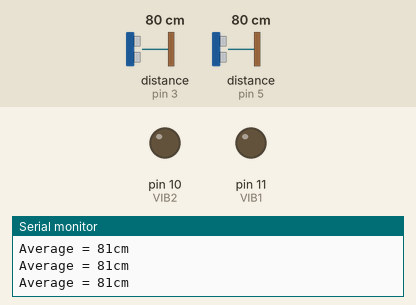
Simulated run of this sketch. Board: Arduino Uno, built with avr-gcc and run on an emulated ATmega328P. On the bench: output pins drawn as LEDs (lit = HIGH), the last lines printed to the serial monitor. Dashed ring = blinking. Inputs (shaded band) come from the test bench; at power-on: distance to the obstacle (sensors on pin 3, pin 5) 80 cm. The echo pulse lasts 58.3 µs per cm.

Above: at 1.2 s.
1.3 s: distance to the obstacle (sensor on pin 3) set to 9 cm
4.3 s: distance to the obstacle (sensor on pin 5) set to 22 cm
5.8 s: distance to the obstacle (sensor on pin 5) set to 18 cm
At 6.2 s:
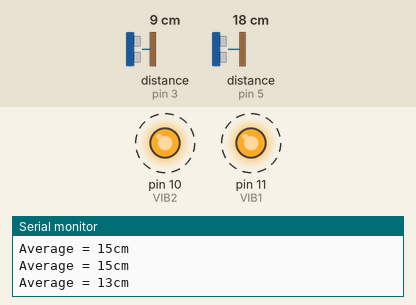
8.8 s: distance to the obstacle (sensor on pin 3) set to 13 cm
At 9.6 s:
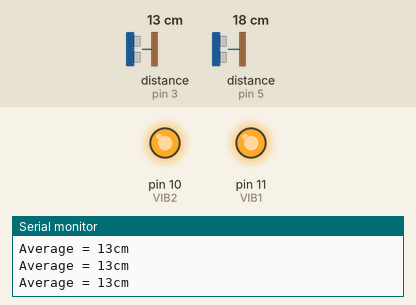
10.7 s: distance to the obstacle (sensor on pin 3) set to 2 cm
At 11.2 s:
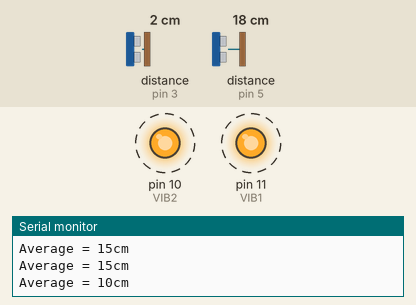
13.7 s: distance to the obstacle (sensor on pin 3) set to 18 cm
At 15.5 s:
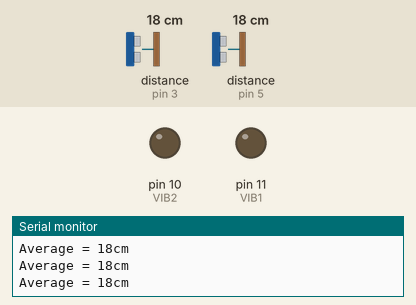
Timing chart, 0 to 16.6 s (numbered marks = the images above; inputs shaded):
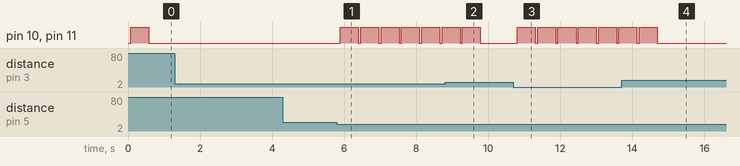

Measured:
- the behaviour switches between 21 and 20 cm on distance to the obstacle (sensor on pin 5) (found by bisection; images 0 and 1)
- the behaviour switches between 11 and 12 cm on distance to the obstacle (sensor on pin 3) (found by bisection; images 1 and 2)
- after the input at 5.8 s, pin 10 (VIB2), pin 11 (VIB1): alternates HIGH for 0.50 s and LOW for 0.06 s, starting after 0.10 s
- after the input at 8.8 s, pin 10 (VIB2), pin 11 (VIB1): goes on until 9.8 s, then stays LOW
- after the input at 10.7 s, pin 10 (VIB2), pin 11 (VIB1): alternates HIGH for 0.50 s and LOW for 0.06 s, starting after 0.11 s
- after the input at 13.7 s, pin 10 (VIB2), pin 11 (VIB1): goes on until 14.7 s, then stays LOW

The sketch:

bat_robot_source.ino
```cpp
#include <NewPing.h>
/* #include <NewTone.h> */

#define SONAR_NUM 2      // Number of sensors.
#define MAX_DISTANCE 400 // Maximum distance (in cm) to ping.
/* #define BUZ1 13          // Buzzer 1 pin.
#define BUZ2 12          // Buzzer 2 pin.
Coming soon */
#define VIB1 11          // VibroEngine 1 pin.
#define VIB2 10          // VibroEngine 2 pin.

int k = 0, s = 0, av = 0;

NewPing sonar[SONAR_NUM] = {   // Sensor object array.
  NewPing(2, 3, MAX_DISTANCE), // Each sensor's trigger pin, echo pin, and max distance to ping.
  NewPing(4, 5, MAX_DISTANCE)
};

void setup() {
  Serial.begin(9600); // Open serial monitor at 9600 baud to see ping results.
  pinMode(VIB1, OUTPUT);
  pinMode(VIB2, OUTPUT);
}

void loop() {
  for (uint8_t i = 0; i < SONAR_NUM; i++) { // Loop through each sensor and display results.
    delay(29); // Wait 50ms between pings (about 20 pings/sec). 29ms should be the shortest delay between pings.
    k += sonar[i].ping_cm();
  }

  printDistance();

  if (av < 15) {
    digitalWrite(VIB1, HIGH);
    digitalWrite(VIB2, HIGH);
    /* NewTone(BUZ1, 1000);
    NewTone(BUZ2, 1000);
    Again. coming soon (or not, who knows) */
    delay(500);
    digitalWrite(VIB1, LOW);
    digitalWrite(VIB2, LOW);
    /* noNewTone(BUZ1);
    noNewTone(BUZ2); */ }

  av = k / SONAR_NUM;

  k = 0;
  s = 0;
}

void printDistance() {
  for (uint8_t i = 0; i < SONAR_NUM; i++) {
    if (sonar[i].ping_cm() > MAX_DISTANCE)
      s++;
    }
    if (s != 0)
      Serial.println("The majority of sensors are out of range");
    else {
      Serial.print("Average = ");
      Serial.print(av);
      Serial.println("cm ");
  }
}
```
